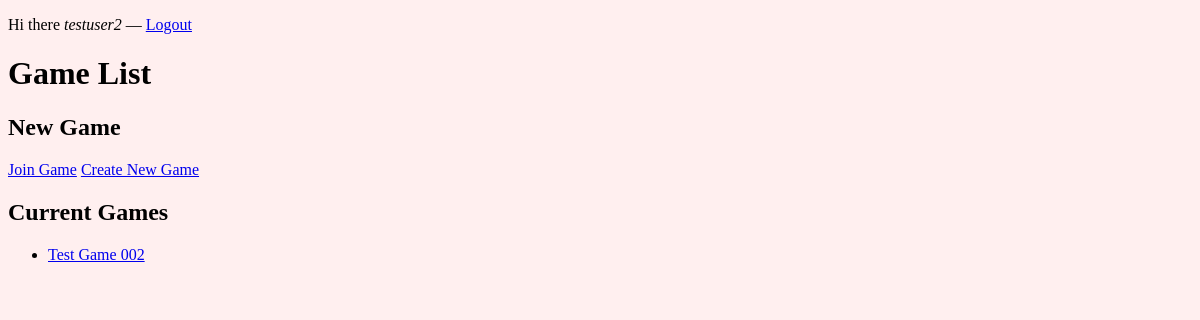
/game (signed in), run on an earlier commit of the app's database.
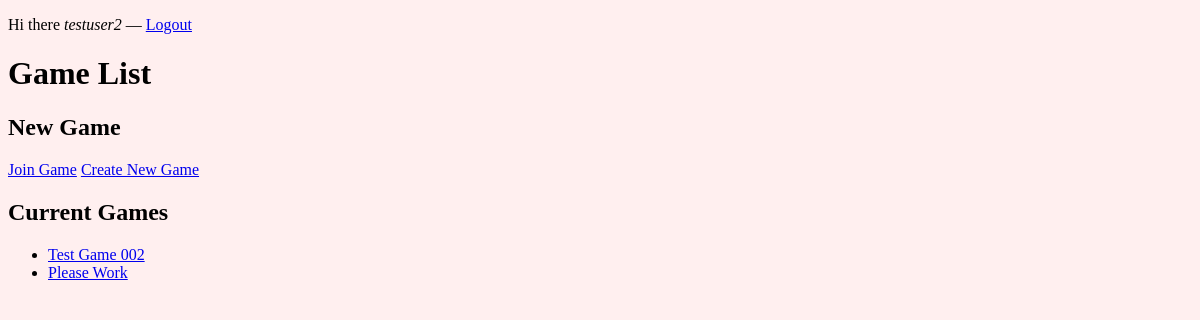
And on a later commit of the database.
### peppercat/models.py (models this page shows, shortened)
class Game(db.Model):
	__tablename__ = 'games'
	id            = db.Column(db.Integer, primary_key = True)
	name          = db.Column(db.String())
	date          = db.Column(db.DateTime())
	private       = db.Column(db.Boolean())
	current_scene = db.Column(db.Integer, db.ForeignKey('scenes.id'))
	game_master   = db.Column(db.Integer, db.ForeignKey('users.id'))

### peppercat/routes.py (the view)
@app.route('/game')
def gamelist():
	if 'email' not in session:
		return redirect(url_for('login'))
	gamelist = User.query.filter_by(email = session['email']).first().games
	return render_template('gamelist.html', gamelist = gamelist, user = session['username'])

### peppercat/templates/gamelist.html (shortened to what this page needs)
{% extends "layout.html" %}
{% block content %}
	<p>Hi there <em>{{ user }}</em> &mdash; <a href="{{ url_for('logout') }}">Logout</a></p>
	<h1>Game List</h1>
	<h2>New Game</h2>
	<a href="{{ url_for('public_games') }}">Join Game</a>
	<a href="{{ url_for('create_game') }}">Create New Game</a>
	<h2>Current Games</h2>
	{% if gamelist %}
		<ul>
		{% for game in gamelist %}
			<li><a href="{{ url_for('game', id = game.id) }}">{{ game.name }}</a></li>
		{% endfor %}
		</ul>
	{% endif %}
{% endblock %}

What changed in the data, as far as the page shows it:
added Game: name "Please Work"
